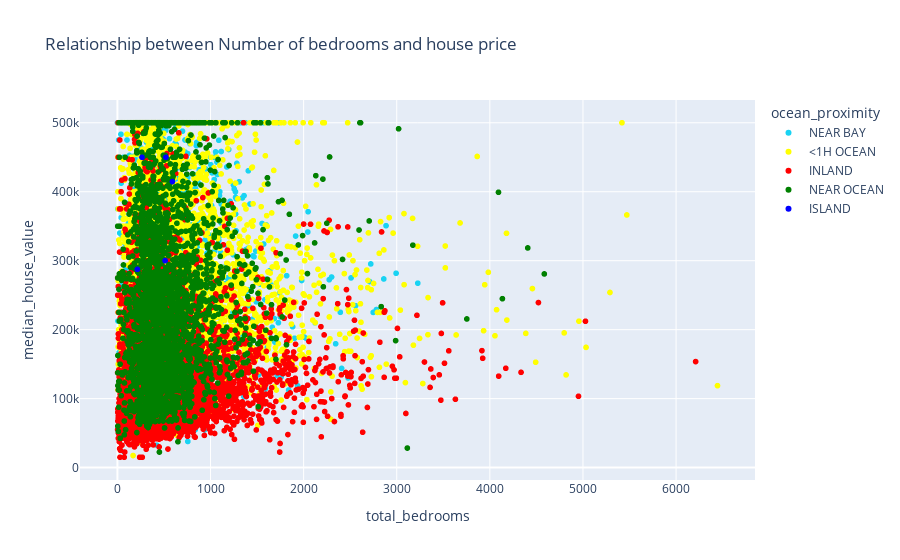

The cell this chart's notebook holds for it:
### Code cell
px.scatter(df, x='total_bedrooms', y='median_house_value', color='ocean_proximity',
           color_discrete_map={'INLAND': 'red',
                               '<1H OCEAN': 'yellow', 
                               'NEAR OCEAN': 'green',
                               'NAR BAY': 'gray', 
                               'ISLAND': 'blue'}, title='Relationship between Number of bedrooms and house price')

### Figure 1 — Plotly figure (JSON) as saved in the notebook; plotly's stock layout.template omitted (floating-point values rounded to 4 significant figures; data arrays with more than 128 entries replaced by an {"elided": "..."} marker saying what was removed)
{"data": [{"hovertemplate": "ocean_proximity=NEAR BAY<br>total_bedrooms=%{x}<br>median_house_value=%{y}<extra></extra>", "legendgroup": "NEAR BAY", "marker": {"color": "#19d3f3", "symbol": "circle"}, "mode": "markers", "name": "NEAR BAY", "showlegend": true, "type": "scattergl", "x": {"elided": "2290 int values"}, "xaxis": "x", "y": {"elided": "2290 int values"}, "yaxis": "y"}, {"hovertemplate": "ocean_proximity=<1H OCEAN<br>total_bedrooms=%{x}<br>median_house_value=%{y}<extra></extra>", "legendgroup": "<1H OCEAN", "marker": {"color": "yellow", "symbol": "circle"}, "mode": "markers", "name": "<1H OCEAN", "showlegend": true, "type": "scattergl", "x": {"elided": "9136 int values"}, "xaxis": "x", "y": {"elided": "9136 int values"}, "yaxis": "y"}, {"hovertemplate": "ocean_proximity=INLAND<br>total_bedrooms=%{x}<br>median_house_value=%{y}<extra></extra>", "legendgroup": "INLAND", "marker": {"color": "red", "symbol": "circle"}, "mode": "markers", "name": "INLAND", "showlegend": true, "type": "scattergl", "x": {"elided": "6551 int values"}, "xaxis": "x", "y": {"elided": "6551 int values"}, "yaxis": "y"}, {"hovertemplate": "ocean_proximity=NEAR OCEAN<br>total_bedrooms=%{x}<br>median_house_value=%{y}<extra></extra>", "legendgroup": "NEAR OCEAN", "marker": {"color": "green", "symbol": "circle"}, "mode": "markers", "name": "NEAR OCEAN", "showlegend": true, "type": "scattergl", "x": {"elided": "2658 int values"}, "xaxis": "x", "y": {"elided": "2658 int values"}, "yaxis": "y"}, {"hovertemplate": "ocean_proximity=ISLAND<br>total_bedrooms=%{x}<br>median_house_value=%{y}<extra></extra>", "legendgroup": "ISLAND", "marker": {"color": "blue", "symbol": "circle"}, "mode": "markers", "name": "ISLAND", "showlegend": true, "type": "scattergl", "x": [591, 264, 214, 521, 512], "xaxis": "x", "y": [414700, 450000, 287500, 450000, 300000], "yaxis": "y"}], "layout": {"legend": {"title": {"text": "ocean_proximity"}, "tracegroupgap": 0}, "title": {"text": "Relationship between Number of bedrooms and house price"}, "xaxis": {"anchor": "y", "domain": [0, 1], "title": {"text": "total_bedrooms"}}, "yaxis": {"anchor": "x", "domain": [0, 1], "title": {"text": "median_house_value"}}}}
